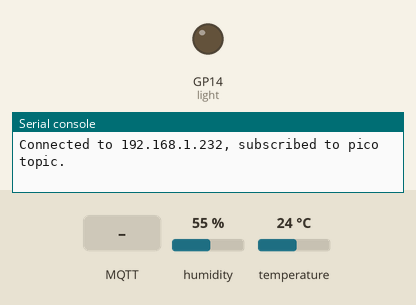
Simulated run of this program. Board: Raspberry Pi Pico running MicroPython. Shown: output pins drawn as LEDs (lit = HIGH), the last lines printed to the serial console. The test bench sets the inputs (shaded band); at power-on: humidity 55 %, temperature 24 °C. WiFi joins after 1.5 s; no MQTT or app messages arrive unless stated; threads take turns every 2 ms.

Above: at 2.8 s.
2.9 s: MQTT message "light on" arrives on the first subscribed topic
At 3.8 s:
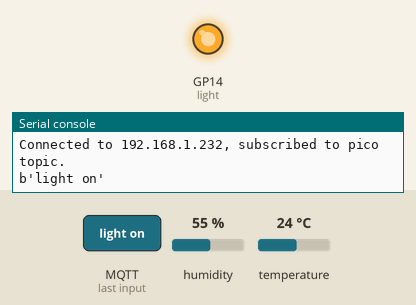
4.4 s: MQTT message "light off" arrives on the first subscribed topic
At 4.9 s:
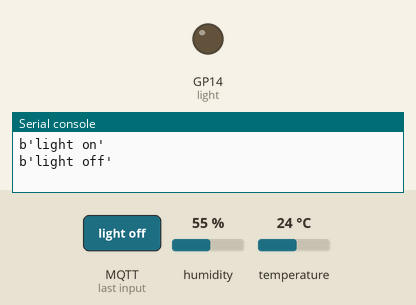
Timing chart, 0 to 7.4 s (numbered marks = the images above; inputs shaded):
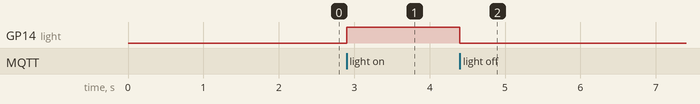

Measured:
- after the input at 2.9 s, GP14 (light): LOW → HIGH at once
- after the input at 4.4 s, GP14 (light): HIGH → LOW at once

The program:

finalapponpicow.py
```python
import network
from time import sleep
from umqtt.simple import MQTTClient
import ujson
from machine import Pin, ADC
import dht
import _thread

dht_sensor = dht.DHT11(Pin(15))
analog_value = ADC(Pin(26))
light = Pin(14,Pin.OUT)

def air_params():
    #sleep(2)
    dht_sensor.measure()
    temp = dht_sensor.temperature()
    hum = dht_sensor.humidity()
    #CO_value = analog_value.read_u16()

    return temp, hum

# Network credentials
WIFI_SSID = 'Mrsh77'
WIFI_PASSWORD = '1m77n2299215r77#'

# MQTT credentials
MQTT_BROKER = '192.168.1.232'
MQTT_PORT = 1883
MQTT_TOPIC = 'pico'

msg_from_node_red = []

# Connect to WiFi
def connect_wifi(ssid, password):
    wlan = network.WLAN(network.STA_IF)
    wlan.active(True)
    if not wlan.isconnected():
        print('Connecting to network...')
        wlan.connect(ssid, password)
        while not wlan.isconnected():
            pass
    print('Network config:', wlan.ifconfig())

# Callback function to handle messages
def on_message(topic, msg):
    #print('Received message:', msg)
    msg_from_node_red.append(msg)
# Setup MQTT client and connect to the broker
def setup_mqtt():

    client = MQTTClient(client_id='pico_w_client', server=MQTT_BROKER, port=MQTT_PORT, user="mqtt", password="sharifi77mm98")


    client.set_callback(on_message)
    client.connect()
    client.subscribe(MQTT_TOPIC)
    print('Connected to %s, subscribed to %s topic.' % (MQTT_BROKER, MQTT_TOPIC))
    return client


connect_wifi(WIFI_SSID, WIFI_PASSWORD)

client = setup_mqtt()

def send_params():
    while True:
        temperature, humidity = air_params()
        sensor_data = {
            "temperature": temperature,
            "humidity": humidity
            }

        json_data = ujson.dumps(sensor_data)
        client.publish("pico_in",json_data)
        sleep(1)

def core1_task():
    try:
        while True:
            client.check_msg()
            if msg_from_node_red:

                final_msg = msg_from_node_red.pop(0)
                print(final_msg)
                if final_msg == b'light on':
                    light.value(1)
                elif final_msg == b'light off':
                    light.value(0)
                sleep(1)
    except KeyboardInterrupt:
        print('Disconnected from MQTT Broker.')
    finally:
        client.disconnect()


_thread.start_new_thread(core1_task, ())

send_params()
```
